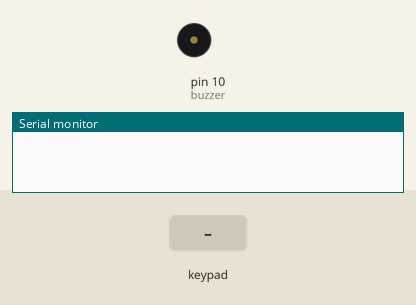
Bench run of a sketch on a simulated Arduino Uno, built with avr-gcc and run on an emulated ATmega328P. Parts: buzzer (waves = sounding), the last lines printed to the serial monitor. The test bench sets the inputs (shaded band).

Above: at 1.2 s.
1.3 s: keypad keys 5 4 3 2 pressed 0.4 s apart
At 1.7 s:
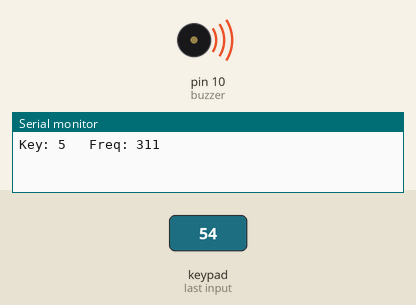
4.8 s: key 'A' pressed
At 6.1 s:
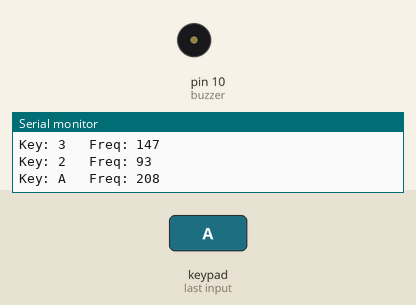
6.3 s: key 'B' pressed
At 6.7 s:
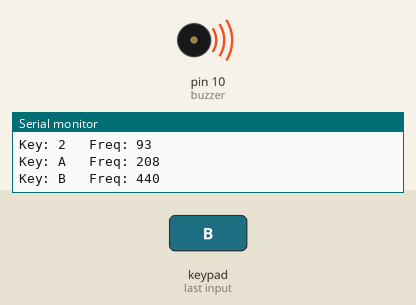
7.8 s: keypad keys 5 4 3 2 # pressed 0.4 s apart
At 11.1 s:
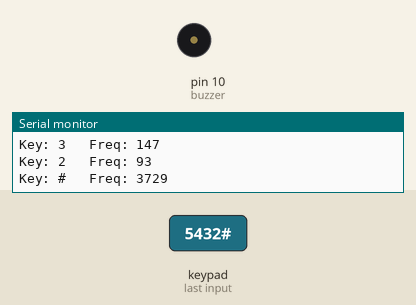
11.3 s: key 'C' pressed
At 11.7 s:
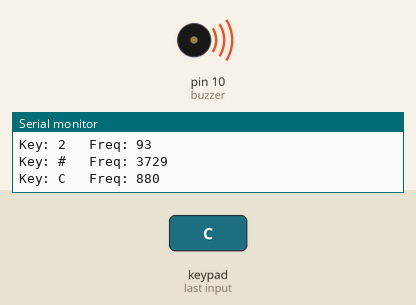
12.8 s: keypad keys 5 4 3 2 * pressed 0.4 s apart
At 16.0 s:
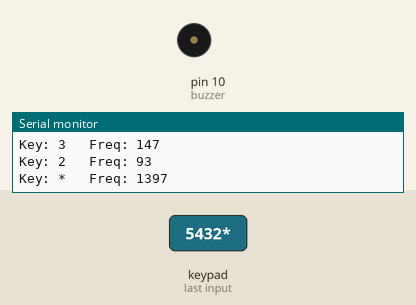
Timing chart, 0 to 17.3 s (numbered marks = the images above; inputs shaded):
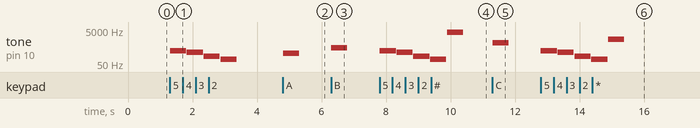

Measured:
- after the input at 1.3 s, tone on pin 10 (buzzer): plays 311 Hz for 0.50 s, 247 Hz for 0.50 s, 147 Hz for 0.50 s, 93 Hz for 0.50 s, starting at once
- after the input at 4.8 s, tone on pin 10 (buzzer): silent → 208 Hz at once, → silent 0.50 s later
- after the input at 6.3 s, tone on pin 10 (buzzer): silent → 440 Hz at once, → silent 0.50 s later
- after the input at 7.8 s, tone on pin 10 (buzzer): plays 311 Hz for 0.50 s, 247 Hz for 0.50 s, 147 Hz for 0.50 s, 93 Hz for 0.50 s, 3729 Hz for 0.50 s, starting at once
- after the input at 11.3 s, tone on pin 10 (buzzer): silent → 880 Hz at once, → silent 0.50 s later
- after the input at 12.8 s, tone on pin 10 (buzzer): plays 311 Hz for 0.50 s, 247 Hz for 0.50 s, 147 Hz for 0.50 s, 93 Hz for 0.50 s, 1397 Hz for 0.50 s, starting at once

The sketch:

Buzzer_Keypad_-_Day_12.ino
```cpp
#include <Key.h>
#include <Keypad.h>

const byte ROWS = 4;
const byte COLS = 4;

byte rowPins[ROWS] = {5, 4, 3, 2};
byte colPins[COLS] = {6, 7, 8, 9};

char buttons[ROWS][COLS] = {
  {'1', '2', '3', 'A'},  // 1st row
  {'4', '5', '6', 'B'},  // 2nd row
  {'7', '8', '9', 'C'},  // 3rd row
  {'*', '0', '#', 'D'}   // 4th row
};

Keypad myAwesomePad = Keypad(makeKeymap(buttons), rowPins, colPins, ROWS, COLS);

int tones[ROWS][COLS] = {   // a frequency tone for each button
    {31, 93, 147, 208},
    {247, 311, 370, 440},
    {523, 587, 698, 880},
    {1397, 2637, 3729, 4978}
};

int buzzer = 10;  // pin 10 drives the buzzer

void setup() {
   Serial.begin(9600); // Begin monitoring via the serial monitor
}

void loop() {
  // put your main code here, to run repeatedly:

     int toneFreq = 0;
     char result = myAwesomePad.getKey();

  if (result){                    // if a button is pressed

     for (byte j=0; j<ROWS; j++) {
        for (byte i=0; i<COLS; i++) {
            if (result == buttons[j][i]) {   // found it, get the corresponding tone
                toneFreq=tones[j][i];
               }

        }  // end i loop
     }  // end j loop

    Serial.print("Key: ");     //   send the result to serial...
    Serial.print(result);
    Serial.print("   Freq: ");
    Serial.println(toneFreq);

    tone(buzzer, toneFreq, 500);  // ... and play the tone for a half second
    delay(500);
    noTone(buzzer);

  }
}
```
